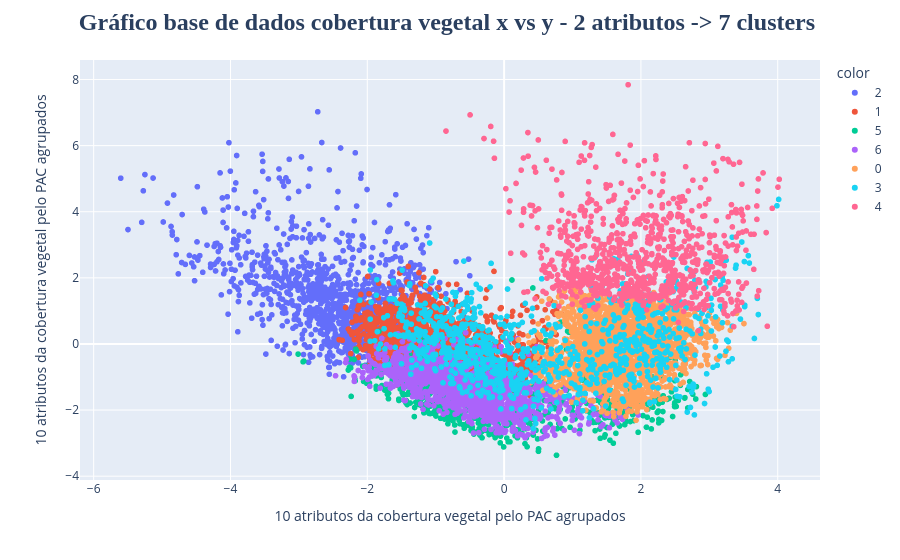

The code cell stored with this chart in its notebook:
### Code cell
# x base idade e base salário
fig = px.scatter(x=X_pca[:, 0], y=X_pca[:, 1], color=labels.astype(str))

# Atualiza o layout para renomear os rótulos dos eixos X e Y
fig.update_layout(
    # Defina o título aqui, no gráfico que será exibido
    title_text='<b>Gráfico base de dados cobertura vegetal x vs y - 2 atributos -> 7 clusters </b>',
    xaxis_title_text='10 atributos da cobertura vegetal pelo PAC agrupados',  
    yaxis_title_text='10 atributos da cobertura vegetal pelo PAC agrupados',
    # padrão o título
    title_font_size=24,  # Define o tamanho da fonte do título
    title_font_family='Arial Black', # Uma fonte mais grossa
    title_x=0.5 # Centraliza o título no gráfico
)
fig.show()
fig.write_html("figuras/18-8_exercicio_agrupados_grafico2.html")

### Figure 1 — Plotly figure (JSON) as saved in the notebook; plotly's stock layout.template omitted (floating-point values rounded to 4 significant figures; data arrays with more than 128 entries replaced by an {"elided": "..."} marker saying what was removed)
{"data": [{"hovertemplate": "color=2<br>x=%{x}<br>y=%{y}<extra></extra>", "legendgroup": "2", "marker": {"color": "#636efa", "symbol": "circle"}, "mode": "markers", "name": "2", "showlegend": true, "type": "scattergl", "x": {"elided": "1186 float values"}, "xaxis": "x", "y": {"elided": "1186 float values"}, "yaxis": "y"}, {"hovertemplate": "color=1<br>x=%{x}<br>y=%{y}<extra></extra>", "legendgroup": "1", "marker": {"color": "#EF553B", "symbol": "circle"}, "mode": "markers", "name": "1", "showlegend": true, "type": "scattergl", "x": {"elided": "2489 float values"}, "xaxis": "x", "y": {"elided": "2489 float values"}, "yaxis": "y"}, {"hovertemplate": "color=5<br>x=%{x}<br>y=%{y}<extra></extra>", "legendgroup": "5", "marker": {"color": "#00cc96", "symbol": "circle"}, "mode": "markers", "name": "5", "showlegend": true, "type": "scattergl", "x": {"elided": "871 float values"}, "xaxis": "x", "y": {"elided": "871 float values"}, "yaxis": "y"}, {"hovertemplate": "color=6<br>x=%{x}<br>y=%{y}<extra></extra>", "legendgroup": "6", "marker": {"color": "#ab63fa", "symbol": "circle"}, "mode": "markers", "name": "6", "showlegend": true, "type": "scattergl", "x": {"elided": "1490 float values"}, "xaxis": "x", "y": {"elided": "1490 float values"}, "yaxis": "y"}, {"hovertemplate": "color=0<br>x=%{x}<br>y=%{y}<extra></extra>", "legendgroup": "0", "marker": {"color": "#FFA15A", "symbol": "circle"}, "mode": "markers", "name": "0", "showlegend": true, "type": "scattergl", "x": {"elided": "2126 float values"}, "xaxis": "x", "y": {"elided": "2126 float values"}, "yaxis": "y"}, {"hovertemplate": "color=3<br>x=%{x}<br>y=%{y}<extra></extra>", "legendgroup": "3", "marker": {"color": "#19d3f3", "symbol": "circle"}, "mode": "markers", "name": "3", "showlegend": true, "type": "scattergl", "x": {"elided": "969 float values"}, "xaxis": "x", "y": {"elided": "969 float values"}, "yaxis": "y"}, {"hovertemplate": "color=4<br>x=%{x}<br>y=%{y}<extra></extra>", "legendgroup": "4", "marker": {"color": "#FF6692", "symbol": "circle"}, "mode": "markers", "name": "4", "showlegend": true, "type": "scattergl", "x": {"elided": "869 float values"}, "xaxis": "x", "y": {"elided": "869 float values"}, "yaxis": "y"}], "layout": {"autosize": true, "legend": {"title": {"text": "color"}, "tracegroupgap": 0}, "margin": {"t": 60}, "title": {"font": {"family": "Arial Black", "size": 24}, "text": "<b>Gráfico base de dados cobertura vegetal x vs y - 2 atributos -> 7 clusters </b>", "x": 0.5}, "xaxis": {"anchor": "y", "autorange": true, "domain": [0, 1], "range": [-6.187, 4.605], "title": {"text": "10 atributos da cobertura vegetal pelo PAC agrupados"}, "type": "linear"}, "yaxis": {"anchor": "x", "autorange": true, "domain": [0, 1], "range": [-4.235, 8.71], "title": {"text": "10 atributos da cobertura vegetal pelo PAC agrupados"}, "type": "linear"}}}
